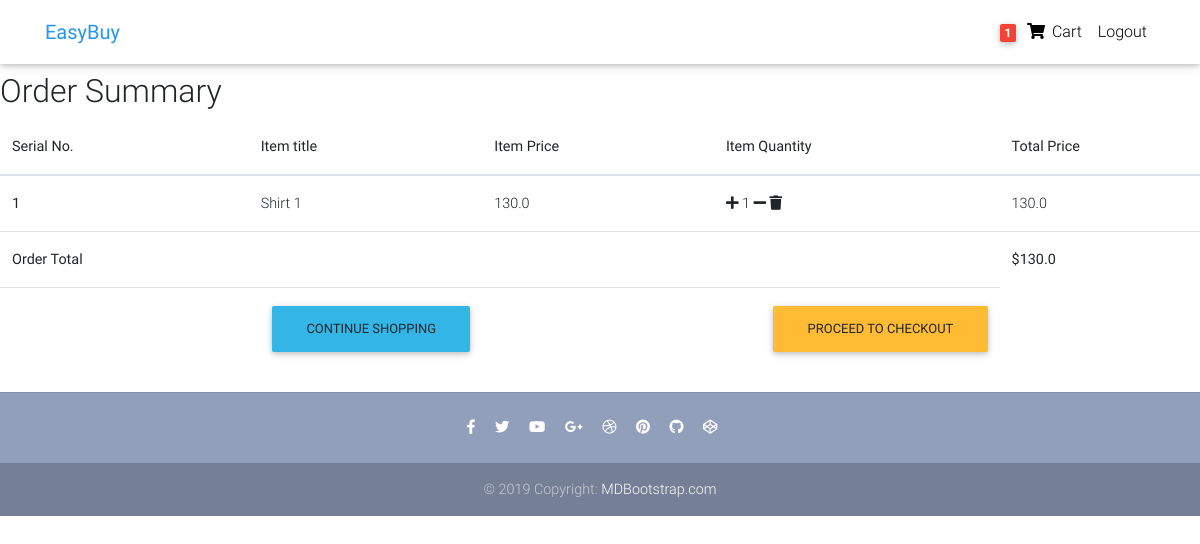
Page /order-summary/ (signed in) on the committed database.
### core/models.py (models this page shows, shortened)
class Order(models.Model):
	user = models.ForeignKey(settings.AUTH_USER_MODEL, on_delete = models.CASCADE)
	ref_code = models.CharField(max_length = 20)
	ordered = models.BooleanField(default = False)
	items = models.ManyToManyField(OrderItem)
	start_date = models.DateTimeField(auto_now_add = True)
	ordered_date = models.DateTimeField()
	billing_address = models.ForeignKey('Address', related_name = 'billing_address', on_delete = models.SET_NULL, blank = True, null = True)
	shipping_address = models.ForeignKey('Address', related_name = 'shipping_address', on_delete = models.SET_NULL, blank = True, null = True)
	payment = models.ForeignKey('Payment', on_delete = models.SET_NULL, blank = True, null = True)
	coupon = models.ForeignKey('Coupon', on_delete = models.SET_NULL, blank = True, null = True)
	being_delivered = models.BooleanField(default = False)
	recieved = models.BooleanField(default = False)
	refund_requested = models.BooleanField(default = False)
	refund_granted = models.BooleanField(default = False)
	def get_total_price(self):
		total_price = 0
		for order_item in self.items.all():
			total_price += order_item.get_final_price()
		if self.coupon:
			total_price -= self.coupon.amount
		return total_price

class OrderItem(models.Model):
	item = models.ForeignKey(Item, on_delete = models.CASCADE)
	quantity = models.IntegerField(default = 1)
	def get_total_item_price(self):
		return self.quantity * self.item.price
	def get_final_price(self):
		if self.item.discount_price:
			return self.get_total_discount_item_price()
		return self.get_total_item_price()

class Item(models.Model):
	title = models.CharField(max_length = 100)
	price = models.FloatField()
	discount_price = models.FloatField(blank = True, null = True)
	category = models.CharField(choices = CATEGORY_CHOICES, max_length = 2, default = "S")
	label = models.CharField(choices = LABEL_CHOICES, max_length = 1, default = 'P')
	slug = models.SlugField()
	description = models.TextField(default = 'This is a test description')
	image = models.ImageField(blank = True, null = True)

### core/views.py (the view)
# urls.py: path('order-summary/', OrderSummaryView.as_view(), name = 'order-summary'),
class OrderSummaryView(LoginRequiredMixin, View):
	def get(self, *args, **kwargs):
		order = Order.objects.filter(user = self.request.user, ordered = False)
		if order.exists():
			order = order[0]
			context = {
				'order': order,
			}
			return render(self.request, 'order_summary.html', context)
		else:
			messages.info(self.request, 'You dont have any items to order')
			return redirect('/')

### core/templatetags/cart_template_tags.py (called while the page is built)
@register.filter
def cart_item_count(user):
	if user.is_authenticated:
		order_qs = Order.objects.filter(user = user, ordered = False)
		if order_qs.exists():
			return order_qs[0].items.count()
	return 0

### templates/order_summary.html (shortened to what this page needs)
{% extends "base.html" %}
{% block content %}
<h2>Order Summary</h2>
<table class="table">
    <thead>
        <tr>
            <th scope="col">Serial No.</th>
            <th scope="col">Item title</th>
            <th scope="col">Item Price</th>
            <th scope="col">
            Item Quantity
          </th>
            <th scope="col">Total Price</th>
        </tr>
    </thead>
    <tbody>
        {% for items in order.items.all %}
        <tr>
            <th scope="row">{{ forloop.counter }}</th>
            <td>{{ items.item.title }}</td>
            {% if items.item.discount_price %}
              <td>{{ items.item.discount_price }}</td>
            {% else %}
              <td>{{ items.item.price }}</td>
            {% endif %}
            <td>
               <a href="{% url 'core:add-one-item-to-cart' slug=items.item.slug %}"><i class="fas fa-plus"></i></a>
              {{ items.quantity }}
              <a href="{% url 'core:remove-one-item-from-cart' slug=items.item.slug %}"><i class="fas fa-minus"></i></a>
                <a href="{% url 'core:remove-from-cart' slug=items.item.slug%}"><i class="fas fa-trash"></i></a>
            </td>
            <td>{{ items.get_final_price }}
        </tr>
        {% endfor %}
        {% if order.get_total_price %}
        <tr>
            <td colspan="4"><b>Order Total<b/></td>
            <td><b>${{ order.get_total_price}}</b></td>
        </tr>
        <tr>
            <td colspan="2"><a href="/" class="btn btn-info float-right">Continue Shopping</a></td>
            <td colspan="2"><a href="/checkout/" class="btn btn-warning float-right">Proceed to Checkout</a></td>
        </tr>
        {% else %}
          <tr>
            <td><b>Your cart is empty</b></td>
            <td colspan="2"><a href="/" class="btn btn-info float-right">Continue Shopping</a></td>
        </tr>
        {% endif %}
    </tbody>
</table>
{% endblock content %}

### templates/base.html (shortened to what this page needs)
{% load static %}
<!DOCTYPE html>
<html lang="en">
<head>
  <link rel="stylesheet" href="https://use.fontawesome.com/releases/v5.8.1/css/all.css">
  <link href="{% static 'css/bootstrap.min.css' %}" rel="stylesheet">
  <link href="{% static 'css/mdb.min.css' %}" rel="stylesheet">
  <link href="{% static 'css/style.min.css' %}" rel="stylesheet">
</head>
{% include "navbar.html" %}
<body>
    <div class="mt-5 pt-4">
    </div>
    {% block content %}
    {% endblock content %}
    {% include "footer.html" %}
</body>
</html>

### templates/navbar.html (shortened to what this page needs)
{% load cart_template_tags %}
<nav class="navbar fixed-top navbar-expand-lg navbar-light white scrolling-navbar">
    <div class="container">
      <a class="navbar-brand waves-effect" href="/">
        <strong class="blue-text">EasyBuy</strong>
      </a>
      <div class="collapse navbar-collapse" id="navbarSupportedContent">
        <ul class="navbar-nav nav-flex-icons">
          {% if request.user.is_authenticated %}
          <li class="nav-item">
            <a href="{% url 'core:order-summary' %}" class="nav-link waves-effect">
              <span class="badge red z-depth-1 mr-1"> {{ request.user|cart_item_count }} </span>
              <i class="fas fa-shopping-cart"></i>
              <span class="clearfix d-none d-sm-inline-block"> Cart </span>
            </a>
          </li>
          <li class="nav-item">
            <a class="nav-link waves-effect" href="{% url 'account_logout' %}">
              <span class="clearfix d-none d-sm-inline-block"> Logout </span>
            </a>
          </li>
          {% endif %}
        </ul>
      </div>
    </div>
  </nav>

### templates/footer.html
<footer class="page-footer text-center font-small mt-4 wow fadeIn">
    <hr class="my-4">
    <div class="pb-4">
      <a href="https://www.facebook.com/mdbootstrap" target="_blank">
        <i class="fab fa-facebook-f mr-3"></i>
      </a>
      <a href="https://twitter.com/MDBootstrap" target="_blank">
        <i class="fab fa-twitter mr-3"></i>
      </a>
      <a href="https://www.youtube.com/watch?v=7MUISDJ5ZZ4" target="_blank">
        <i class="fab fa-youtube mr-3"></i>
      </a>
      <a href="https://plus.google.com/u/0/b/107863090883699620484" target="_blank">
        <i class="fab fa-google-plus-g mr-3"></i>
      </a>
      <a href="https://dribbble.com/mdbootstrap" target="_blank">
        <i class="fab fa-dribbble mr-3"></i>
      </a>
      <a href="https://pinterest.com/mdbootstrap" target="_blank">
        <i class="fab fa-pinterest mr-3"></i>
      </a>
      <a href="https://github.com/mdbootstrap/bootstrap-material-design" target="_blank">
        <i class="fab fa-github mr-3"></i>
      </a>
      <a href="http://codepen.io/mdbootstrap/" target="_blank">
        <i class="fab fa-codepen mr-3"></i>
      </a>
    </div>
    <div class="footer-copyright py-3">
      © 2019 Copyright:
      <a href="https://mdbootstrap.com/education/bootstrap/" target="_blank"> MDBootstrap.com </a>
    </div>
  </footer>

### templates/scripts.html (shortened to what this page needs)
{% load static %}

### templates/base.html (style rules this page uses)
html, body, header, .carousel { height: 60vh; }

### rows in the picture
OrderItem: item "Shirt 1", item.price "130.0", quantity "1", get_final_price "130.0"
Order: get_total_price "130.0"

### other values in the picture
{{ request.user|cart_item_count }} "1"
